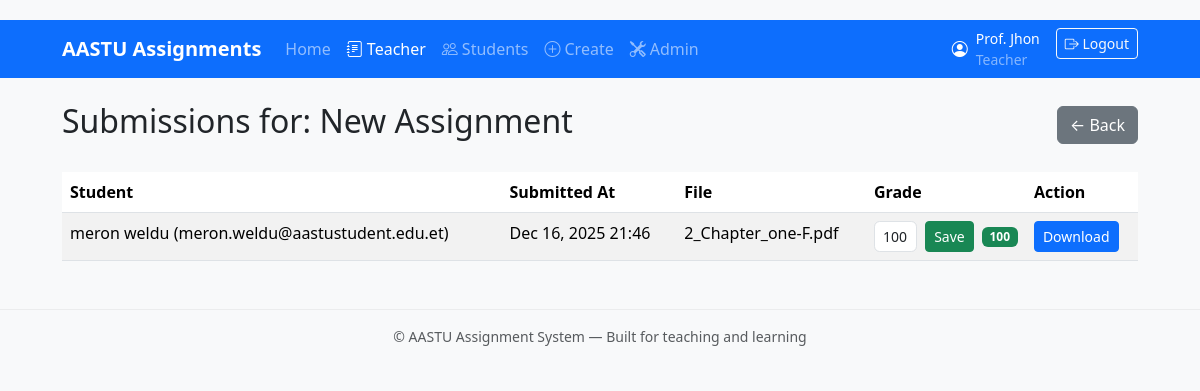
The app's page /assignments/5/submissions/ (signed in) with its own data.
### users/models.py (models this page shows, shortened)
class User(AbstractUser):
    ROLE_CHOICES = (
        ('student', 'Student'),
        ('teacher', 'Teacher'),
        ('admin', 'Admin'),
    )
    email = models.EmailField(
        unique=True,
        validators=[validate_school_email],
        error_messages={'unique': "A user with that email already exists."},
    )
    name = models.CharField(max_length=100)
    role = models.CharField(max_length=10, choices=ROLE_CHOICES, default='student')
    objects = CustomUserManager()
    USERNAME_FIELD = 'email'
    REQUIRED_FIELDS = ['name']

### assignments/models.py (models this page shows, shortened)
class Assignment(models.Model):
    teacher = models.ForeignKey(User, on_delete=models.CASCADE, limit_choices_to={'role': 'teacher'})
    students = models.ManyToManyField(User, blank=True, related_name='assignments', limit_choices_to={'role': 'student'})
    title = models.CharField(max_length=200)
    description = models.TextField()
    deadline = models.DateTimeField()
    allowed_extensions = models.CharField(
        max_length=255,
        default='.pdf,.docx,.zip,.jpg,.jpeg,.png,.txt',
        help_text="Comma-separated extensions (e.g. .pdf,.docx)"
    )
    created_at = models.DateTimeField(auto_now_add=True)
    class Meta:
        ordering = ['-created_at']

### submissions/models.py (models this page shows, shortened)
class Submission(models.Model):
    assignment = models.ForeignKey(Assignment, on_delete=models.CASCADE)
    student = models.ForeignKey(User, on_delete=models.CASCADE, limit_choices_to={'role': 'student'})
    file = models.FileField(upload_to=submission_upload_path)
    submitted_at = models.DateTimeField(auto_now_add=True)
    grade = models.CharField(max_length=10, blank=True, null=True)
    class Meta:
        unique_together = ('assignment', 'student')  # One submission per student per assignment
        ordering = ['-submitted_at']
    def filename(self):
        return os.path.basename(self.file.name)

### assignments/views.py (the view)
# urls.py: path('<int:pk>/submissions/', views.view_submissions, name='view_submissions'),
@login_required
def view_submissions(request, pk):
    assignment = get_object_or_404(Assignment, pk=pk, teacher=request.user)
    submissions = Submission.objects.filter(assignment=assignment).select_related('student')
    return render(request, 'assignments/submissions_list.html', {
        'assignment': assignment,
        'submissions': submissions
    })

### assignments/templatetags/grade_extras.py (called while the page is built, shortened)
@register.filter
def grade_badge_class(grade):
    if not grade:
        return 'secondary'
    g = str(grade).strip()
    try:
        val = float(g)
        if val >= 85:
            return 'success'
        if val >= 70:
            return 'info'
        if val >= 50:
            return 'warning'
        return 'danger'
    except Exception:
        pass

@register.filter
def grade_display(grade):
    if grade is None:
        return ''
    g = str(grade).strip()
    try:
        val = float(g)
        if val.is_integer():
            return str(int(val))
        return str(val)
    except Exception:
        return g.upper()

### assignments/templates/assignments/submissions_list.html (shortened to what this page needs)
{% extends 'base.html' %}
{% block content %}
<div class="d-flex justify-content-between align-items-center mb-4">
    <h2>Submissions for: {{ assignment.title }}</h2>
    <a href="{% url 'teacher_dashboard' %}" class="btn btn-secondary">← Back</a>
</div>
{% if submissions %}
<table class="table table-striped">
    <thead>
        <tr>
            <th>Student</th>
            <th>Submitted At</th>
            <th>File</th>
            <th style="width:160px">Grade</th>
            <th>Action</th>
        </tr>
    </thead>
    <tbody>
        {% for sub in submissions %}
        <tr>
            <td>{{ sub.student.name }} ({{ sub.student.email }})</td>
            <td>{{ sub.submitted_at|date:"M d, Y H:i" }}</td>
            <td>{{ sub.filename }}</td>
            <td>
                <form method="post" action="{% url 'grade_submission' sub.id %}" class="d-flex align-items-center">
                    <input name="grade" type="text" value="{{ sub.grade }}" placeholder="e.g. A, 95" class="form-control form-control-sm me-2" />
                    <button class="btn btn-sm btn-success me-2" type="submit">Save</button>
                    {% if sub.grade %}
                        {% load grade_extras %}
                        <span class="badge bg-{{ sub.grade|grade_badge_class }}">{{ sub.grade|grade_display }}</span>
                    {% else %}
                        <span class="text-muted small">Not graded</span>
                    {% endif %}
                </form>
            </td>
            <td>
                <a href="{% url 'download_submission' sub.id %}" class="btn btn-sm btn-primary">Download</a>
            </td>
        </tr>
        {% endfor %}
    </tbody>
</table>
{% else %}
<div class="alert alert-warning">No submissions yet.</div>
{% endif %}
{% endblock %}

### templates/base.html (shortened to what this page needs)
{% load static %}
<!DOCTYPE html>
<html lang="en">
<head>
    <link href="https://cdn.jsdelivr.net/npm/bootstrap@5.3.3/dist/css/bootstrap.min.css" rel="stylesheet">
    <link href="https://cdn.jsdelivr.net/npm/bootstrap-icons@1.10.5/font/bootstrap-icons.css" rel="stylesheet">
    <link href="{% static 'css/site.css' %}" rel="stylesheet">
</head>
<body>
    <nav class="navbar navbar-expand-lg navbar-dark bg-primary mb-4" role="navigation" aria-label="Main navigation">
        <div class="container">
            <a class="navbar-brand" href="/">AASTU Assignments</a>
            <div class="collapse navbar-collapse" id="navCollapse">
                <ul class="navbar-nav me-auto mb-2 mb-lg-0">
                    <li class="nav-item"><a class="nav-link" href="/">Home</a></li>
                    {% if user.is_authenticated and user.role == 'teacher' %}
                        <li class="nav-item"><a class="nav-link {% if '/assignments' in request.path %}active{% endif %}" href="{% url 'teacher_dashboard' %}"><i class="bi bi-journal-text me-1"></i>Teacher</a></li>
                        <li class="nav-item"><a class="nav-link {% if '/students' in request.path %}active{% endif %}" href="{% url 'students_list' %}"><i class="bi bi-people me-1"></i>Students</a></li>
                        <li class="nav-item"><a class="nav-link" href="{% url 'create_assignment' %}"><i class="bi bi-plus-circle me-1"></i>Create</a></li>
                        <li class="nav-item"><a class="nav-link" href="/admin/"><i class="bi bi-tools me-1"></i>Admin</a></li>
                    {% endif %}
                </ul>
                <div class="d-flex">
                    {% if user.is_authenticated %}
                        <div class="me-3 text-white d-flex align-items-center">
                            <i class="bi bi-person-circle me-2" aria-hidden="true"></i>
                            <div>
                                <div class="small">{{ user.name }}</div>
                                <div class="small text-white-50">{{ user.get_role_display }}</div>
                            </div>
                        </div>
                        <form method="post" action="{% url 'logout' %}">
                            <button type="submit" class="btn btn-outline-light btn-sm"><i class="bi bi-box-arrow-right"></i> Logout</button>
                        </form>
                    {% else %}
                        <a class="btn btn-outline-light btn-sm me-2" href="{% url 'login' %}">Login</a>
                        <a class="btn btn-light btn-sm" href="{% url 'register_student' %}">Register</a>
                    {% endif %}
                </div>
            </div>
        </div>
    </nav>
    <div class="container">
        {% block content %}{% endblock %}
    </div>
    <footer class="footer mt-5 py-3 bg-light">
        <div class="container text-center small text-muted">
            © {{ now|date:'Y' }} AASTU Assignment System — Built for teaching and learning
        </div>
    </footer>
</body>
</html>

### static/css/site.css (style rules this page uses)
:root { --brand: #0d6efd; --muted: #6c757d; --page-max: 1100px; }
body { background-color: #f8f9fa; color: #212529; }
.container { max-width: var(--page-max); }
.navbar-brand { font-weight: 700; }
input.form-control, textarea.form-control, select.form-control { border-radius: 0.35rem; }
.footer { border-top: 1px solid rgba(0,0,0,0.05); }

### templates/base.html (style rules this page uses)
body { padding-top: 20px; }
.navbar-brand { font-weight: bold; }

### records on screen
User: name "Prof. Jhon", role "Teacher"
Assignment: title "New Assignment"
Submission: student.name "meron weldu", student.email "meron.weldu@aastustudent.edu.et", submitted_at "Dec 16, 2025 21:46", filename "2_Chapter_one-F.pdf", grade "100", grade|grade_display "100"
